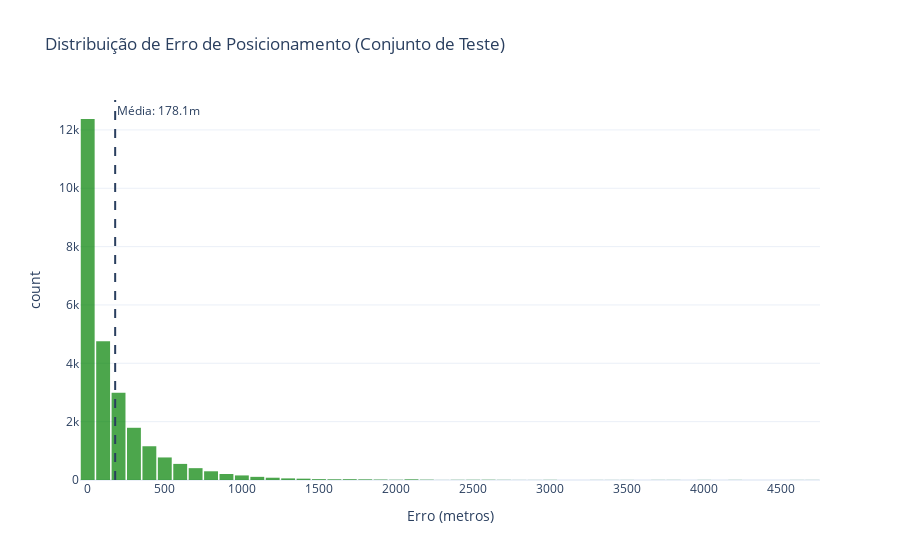

Source (notebook cell):
### Code cell
if 'model' in locals():
    print("Avaliando modelo no conjunto de teste...")
    
    # Carregar melhor modelo salvo
    best_model = tf.keras.models.load_model(NN_CONFIG['model_save_path'], compile=False)
    best_model.compile(optimizer='adam', loss='mae', metrics=['mse'])
    
    # Predição e Inversão da Escala
    y_pred_scaled = best_model.predict(X_test)
    y_pred_real = output_scaler.inverse_transform(y_pred_scaled)
    y_test_real = output_scaler.inverse_transform(y_test)
    
    # Montagem do DataFrame de Resultados
    results_df = test_df[['dev_eui', 'timestamp']].copy().reset_index(drop=True)
    results_df['gt_x'] = y_test_real[:, 0]
    results_df['gt_y'] = y_test_real[:, 1]
    results_df['pred_x'] = y_pred_real[:, 0]
    results_df['pred_y'] = y_pred_real[:, 1]
    
    # Cálculo do Erro Euclidiano (Metros)
    results_df['error_meters'] = np.sqrt(
        (results_df['gt_x'] - results_df['pred_x'])**2 + 
        (results_df['gt_y'] - results_df['pred_y'])**2
    )
    
    # Salvamento
    results_df.to_csv('nn_validation_results.csv', index=False)
    
    # Métricas Finais
    mae = results_df['error_meters'].mean()
    rmse = np.sqrt((results_df['error_meters']**2).mean())
    print(f"\n--- Resultados Finais (Teste) ---\nMAE: {mae:.2f} m\nRMSE: {rmse:.2f} m")
    
    # Visualização da Distribuição de Erro
    fig_dist = px.histogram(
        results_df, 
        x='error_meters', 
        nbins=50,
        title='Distribuição de Erro de Posicionamento (Conjunto de Teste)',
        labels={'error_meters': 'Erro (metros)'},
        opacity=0.7,
        color_discrete_sequence=['green']
    )
    fig_dist.add_vline(x=mae, line_dash="dash", annotation_text=f"Média: {mae:.1f}m")
    fig_dist.update_layout(template='plotly_white', bargap=0.1)
    
    save_static_plot(fig_dist, "error_distribution.png")

### Figure 1 — Plotly figure (JSON) as saved in the notebook; plotly's stock layout.template omitted (floating-point values rounded to 4 significant figures; data arrays with more than 128 entries replaced by an {"elided": "..."} marker saying what was removed)
{"data": [{"bingroup": "x", "hovertemplate": "Erro (metros)=%{x}<br>count=%{y}<extra></extra>", "legendgroup": "", "marker": {"color": "green", "opacity": 0.7, "pattern": {"shape": ""}}, "name": "", "nbinsx": 50, "orientation": "v", "showlegend": false, "type": "histogram", "x": {"elided": "25966 float values"}, "xaxis": "x", "yaxis": "y"}], "layout": {"annotations": [{"showarrow": false, "text": "Média: 178.1m", "x": 178.1, "xanchor": "left", "xref": "x", "y": 1, "yanchor": "top", "yref": "y domain"}], "bargap": 0.1, "barmode": "relative", "legend": {"tracegroupgap": 0}, "shapes": [{"line": {"dash": "dash"}, "type": "line", "x0": 178.1, "x1": 178.1, "xref": "x", "y0": 0, "y1": 1, "yref": "y domain"}], "title": {"text": "Distribuição de Erro de Posicionamento (Conjunto de Teste)"}, "xaxis": {"anchor": "y", "domain": [0, 1], "title": {"text": "Erro (metros)"}}, "yaxis": {"anchor": "x", "domain": [0, 1], "title": {"text": "count"}}}}
